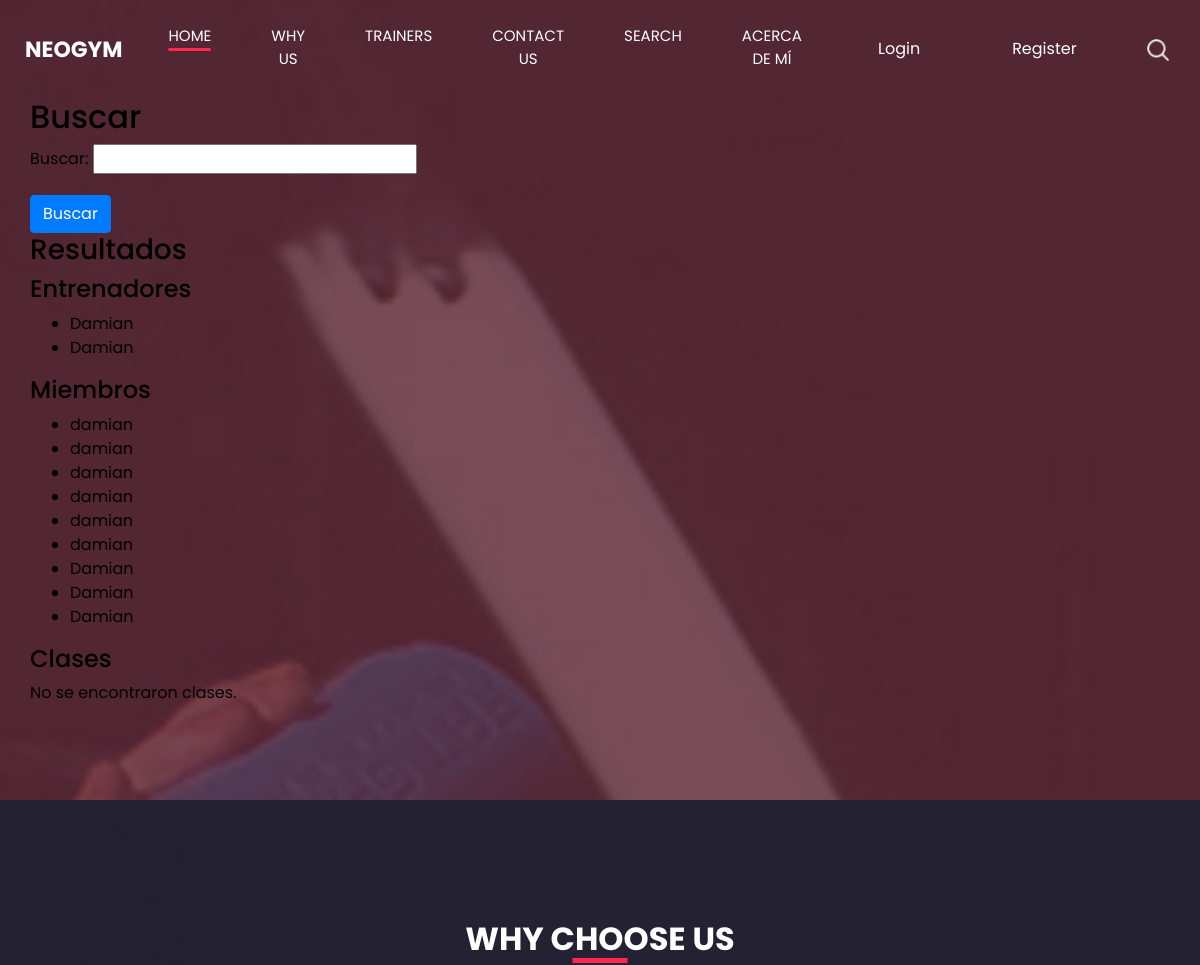
The app's page /search/ (upper part), older data.
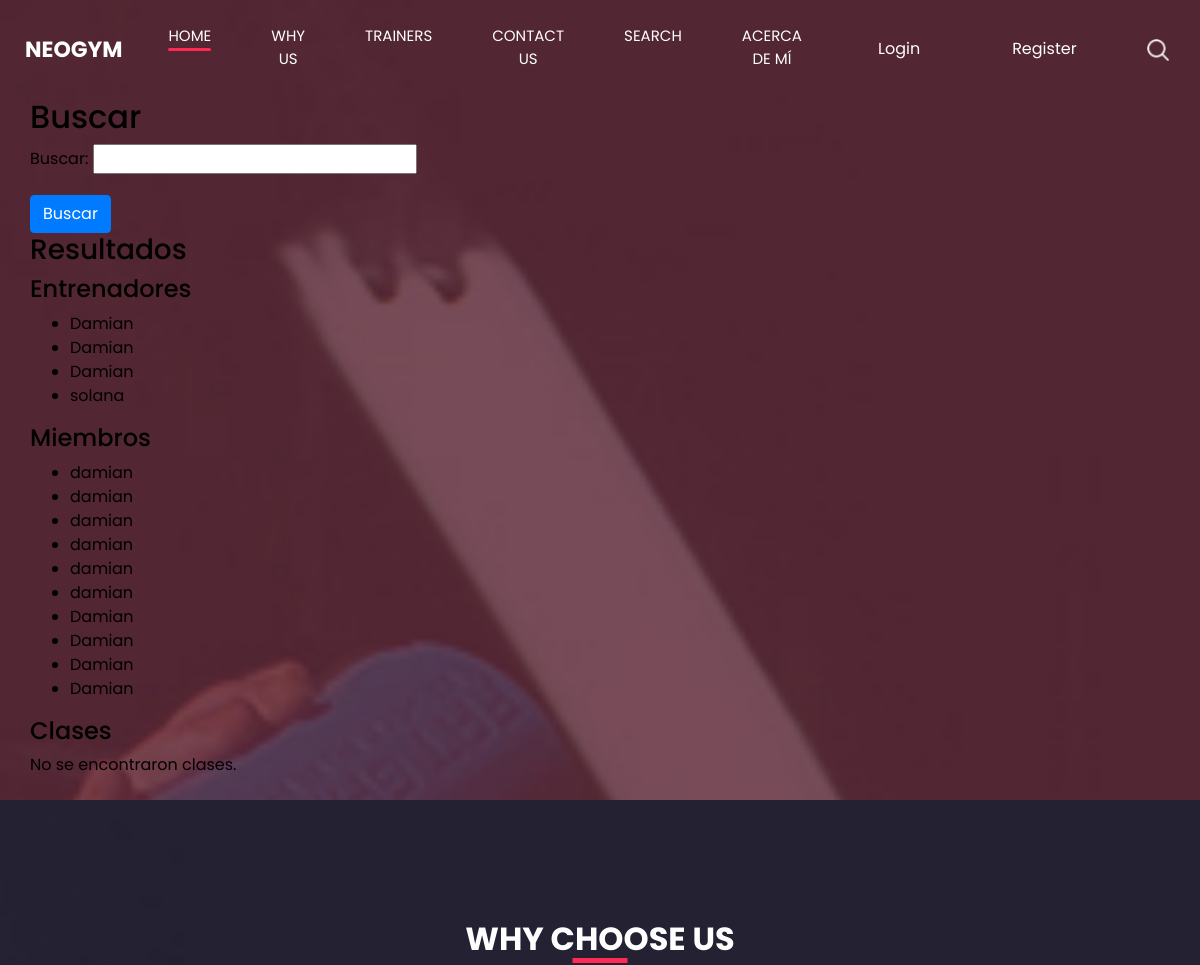
The same page, newer data.
### main/models.py (models this page shows, shortened)
class Trainer(models.Model):
    nombre = models.CharField(max_length=100)
    experiencia_anios = models.IntegerField()

class Member(models.Model):
    nombre = models.CharField(max_length=100)
    email = models.EmailField()
    telefono = models.CharField(max_length=20)
    mensaje = models.TextField()

### main/views.py (the view)
# urls.py: path('search/', main_views.search, name='search'),
def search(request):
    form = SearchForm(request.GET or None)
    trainers = Trainer.objects.all()
    members = Member.objects.all()
    classes = Class.objects.all()
    if form.is_valid():
        query = form.cleaned_data.get('search_query')
        if query:
            trainers = trainers.filter(nombre__icontains=query)
            members = members.filter(nombre__icontains=query)
            classes = classes.filter(titulo__icontains=query)
    context = {
        'form': form,
        'trainers': trainers,
        'members': members,
        'classes': classes
    }
    return render(request, 'main/search.html', context)

### main/forms.py
class SearchForm(forms.Form):
    search_query = forms.CharField(max_length=100, required=False, label='Buscar')

### main/templates/main/search.html (shortened to what this page needs)
{% extends 'main/index.html' %}
{% block content %}
<div class="container">
    <h2>Buscar</h2>
    <form method="GET" action="{% url 'search' %}">
        {{ form.as_p }}
        <button type="submit" class="btn btn-primary">Buscar</button>
    </form>
    <h3>Resultados</h3>
    <h4>Entrenadores</h4>
    {% if trainers %}
        <ul>
            {% for trainer in trainers %}
                <li>{{ trainer.nombre }}</li>
            {% endfor %}
        </ul>
    {% else %}
        <p>No se encontraron entrenadores.</p>
    {% endif %}
    <h4>Miembros</h4>
    {% if members %}
        <ul>
            {% for member in members %}
                <li>{{ member.nombre }}</li>
            {% endfor %}
        </ul>
    {% else %}
        <p>No se encontraron miembros.</p>
    {% endif %}
    <h4>Clases</h4>
    {% if classes %}
        <ul>
            {% for clase in classes %}
                <li>{{ clase.titulo }}</li>
            {% endfor %}
        </ul>
    {% else %}
        <p>No se encontraron clases.</p>
    {% endif %}
</div>
{% endblock %}

Row changes from the older to the newer data that the page shows:
added Trainer: nombre "Damian"
added Trainer: nombre "solana"
added Member: nombre "Damian"
